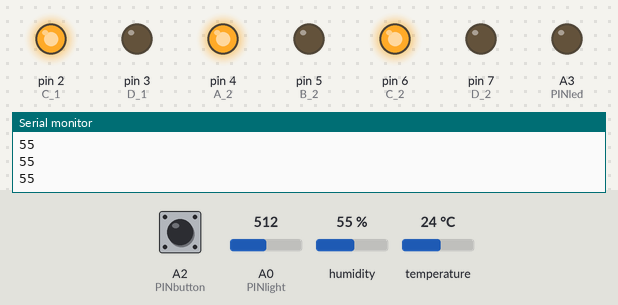
This sketch was run on a simulated Arduino Uno, built with avr-gcc and run on an emulated ATmega328P. Shown: output pins drawn as LEDs (lit = HIGH), the last lines printed to the serial monitor. Inputs (shaded band) come from the test bench; at power-on: A2 (PINbutton) LOW, temperature 24 °C, A0 (PINlight) = 512, humidity 55 %. Pins used as bus, display or sensor lines are not drawn.

Above: at 1.2 s.
1.3 s: A2 (PINbutton) pulled HIGH for 1 s
At 3.0 s:
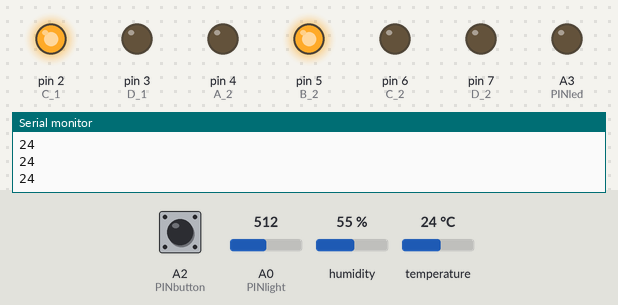
4.8 s: temperature set to 22 °C
At 7.0 s:
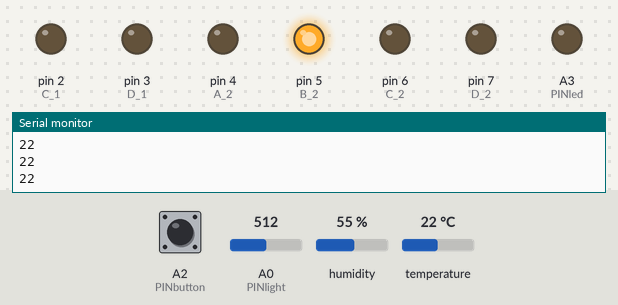
7.6 s: temperature set to 18 °C
At 8.6 s:
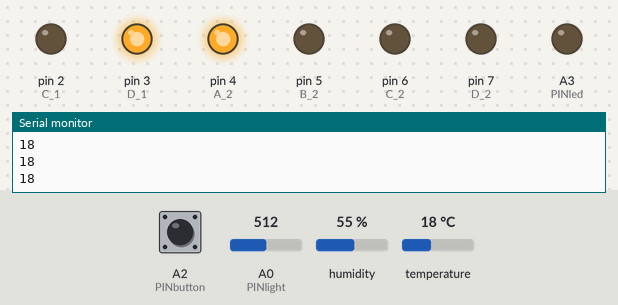
9.6 s: temperature set to 12 °C
At 11.3 s:
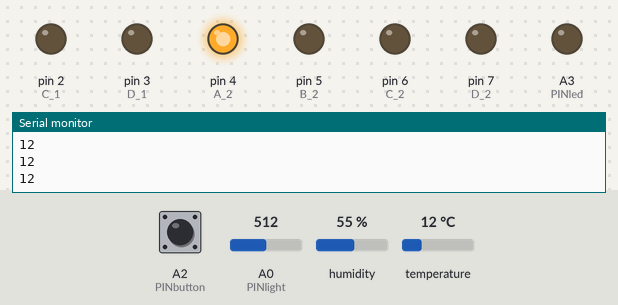
11.6 s: temperature set to 15 °C
At 12.8 s:
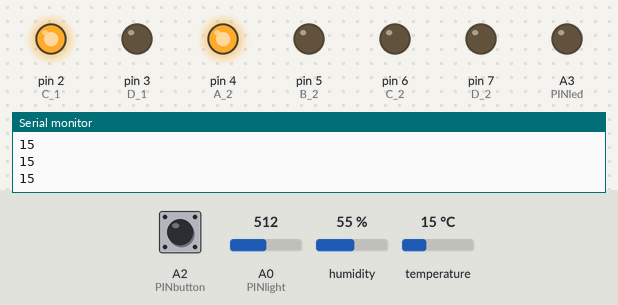
13.7 s: temperature set to 28 °C
At 15.5 s:
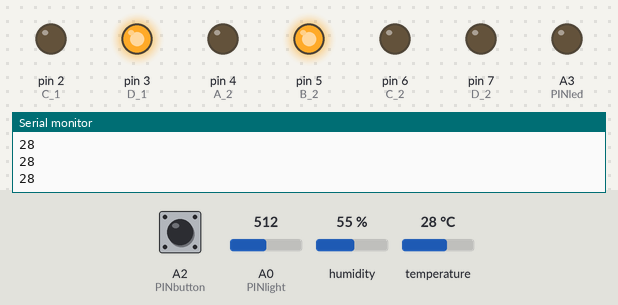
Timing chart, 0 to 16.7 s (numbered marks = the images above; inputs shaded):
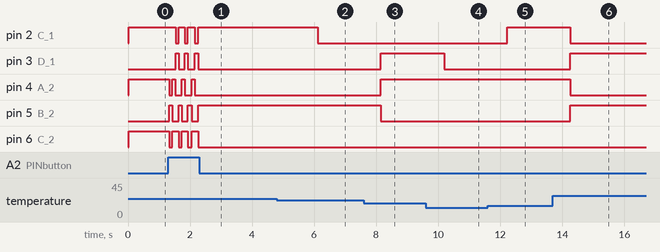

The sketch:

DHT-7S-FTR.ino
```cpp
#include <DHT.h>

#define PINlight A0
#define PINdht A1
#define PINbutton A2
#define PINled A3

#define A_1 0
#define B_1 1
#define C_1 2
#define D_1 3
#define A_2 4
#define B_2 5
#define C_2 6
#define D_2 7

#define DHTTYPE DHT11

DHT dht(PINdht, DHTTYPE);
int button=0;
int n=0;
int buttonState = 0;         // current state of the button
int lastButtonState = 0;     // previous state of the button

void setup() {
  pinMode(A_1, OUTPUT);
  pinMode(B_1, OUTPUT);
  pinMode(C_1, OUTPUT);
  pinMode(D_1, OUTPUT);
  pinMode(A_2, OUTPUT);
  pinMode(B_2, OUTPUT);
  pinMode(C_2, OUTPUT);
  pinMode(D_2, OUTPUT);
  pinMode(PINlight, INPUT);
  pinMode(PINbutton, INPUT);
  pinMode(PINled, OUTPUT);
  Serial.begin(1200);
  dht.begin();
}

void loop() {
  // read the pushbutton input pin:
  buttonState = digitalRead(PINbutton);

  // compare the buttonState to its previous state
  if (buttonState != lastButtonState) {
    // if the state has changed, increment the counter
    if (buttonState == HIGH) {
      // if the current state is HIGH then the button went from off to on:
      button++;
      if(button==3) button=0;
    }
  }
  // save the current state as the last state, for next time through the loop
  lastButtonState = buttonState;


  button+=digitalRead(PINbutton);
  if(button==3) button=0;

  int h = dht.readHumidity();

  int t = dht.readTemperature();

  int sensorValue = analogRead(PINlight);
  float l = (100-(sensorValue * 100.0) / 1023.0);

  switch(button){
    case 0:
    n=h;
    Serial.println(n);
    break;

    case 1:
    n=l;
    Serial.println(l);
    break;

    case 2:
    n=t;
    Serial.println(n);
    break;
  }

  if ((n >= 0 && n <= 9) || n % 10 == 0) {
    if (n % 10 == 0) {
      digitalWrite(A_1, LOW);
      digitalWrite(B_1, LOW);
      digitalWrite(C_1, LOW);
      digitalWrite(D_1, LOW);
    }
    if (n >= 0 && n <= 9) {
      digitalWrite(A_2, LOW);
      digitalWrite(B_2, LOW);
      digitalWrite(C_2, LOW);
      digitalWrite(D_2, LOW);
    }
  }
  if ((n >= 10 && n <= 19) || n % 10 == 1) {
    if (n % 10 == 1) {
      digitalWrite(A_1, HIGH);
      digitalWrite(B_1, LOW);
      digitalWrite(C_1, LOW);
      digitalWrite(D_1, LOW);
    }
    if (n >= 10 && n <= 19) {
      digitalWrite(A_2, HIGH);
      digitalWrite(B_2, LOW);
      digitalWrite(C_2, LOW);
      digitalWrite(D_2, LOW);
    }
  }
  if ((n >= 20 && n <= 29) || n % 10 == 2) {
    if (n % 10 == 2) {
      digitalWrite(A_1, LOW);
      digitalWrite(B_1, HIGH);
      digitalWrite(C_1, LOW);
      digitalWrite(D_1, LOW);
    }
    if (n >= 20 && n <= 29) {
      digitalWrite(A_2, LOW);
      digitalWrite(B_2, HIGH);
      digitalWrite(C_2, LOW);
      digitalWrite(D_2, LOW);
    }
  }
  if ((n >= 30 && n <= 39) || n % 10 == 3) {
    if (n % 10 == 3) {
      digitalWrite(A_1, HIGH);
      digitalWrite(B_1, HIGH);
      digitalWrite(C_1, LOW);
      digitalWrite(D_1, LOW);
    }
    if (n >= 30 && n <= 39) {
      digitalWrite(A_2, HIGH);
      digitalWrite(B_2, HIGH);
      digitalWrite(C_2, LOW);
      digitalWrite(D_2, LOW);
    }
  }
  if ((n >= 40 && n <= 49) || n % 10 == 4) {
    if (n % 10 == 4) {
      digitalWrite(A_1, LOW);
      digitalWrite(B_1, LOW);
      digitalWrite(C_1, HIGH);
      digitalWrite(D_1, LOW);
    }
    if (n >= 40 && n <= 49) {
      digitalWrite(A_2, LOW);
      digitalWrite(B_2, LOW);
      digitalWrite(C_2, HIGH);
      digitalWrite(D_2, LOW);
    }
  }
  if ((n >= 50 && n <= 59) || n % 10 == 5) {
    if (n % 10 == 5) {
      digitalWrite(A_1, HIGH);
      digitalWrite(B_1, LOW);
      digitalWrite(C_1, HIGH);
      digitalWrite(D_1, LOW);
    }
    if (n >= 50 && n <= 59) {
      digitalWrite(A_2, HIGH);
      digitalWrite(B_2, LOW);
      digitalWrite(C_2, HIGH);
      digitalWrite(D_2, LOW);
    }
  }
  if ((n >= 60 && n <= 69) || n % 10 == 6) {
    if (n % 10 == 6) {
      digitalWrite(A_1, LOW);
      digitalWrite(B_1, HIGH);
      digitalWrite(C_1, HIGH);
      digitalWrite(D_1, LOW);
    }
    if (n >= 60 && n <= 69) {
      digitalWrite(A_2, LOW);
      digitalWrite(B_2, HIGH);
      digitalWrite(C_2, HIGH);
      digitalWrite(D_2, LOW);
    }
  }
  if ((n >= 70 && n <= 79) || n % 10 == 7) {
    if (n % 10 == 7) {
      digitalWrite(A_1, HIGH);
      digitalWrite(B_1, HIGH);
      digitalWrite(C_1, HIGH);
      digitalWrite(D_1, LOW);
    }
    if (n >= 70 && n <= 79) {
      digitalWrite(A_2, HIGH);
      digitalWrite(B_2, HIGH);
      digitalWrite(C_2, HIGH);
      digitalWrite(D_2, LOW);
    }
  }
  if ((n >= 80 && n <= 89) || n % 10 == 8) {
    if (n % 10 == 8) {
      digitalWrite(A_1, LOW);
      digitalWrite(B_1, LOW);
      digitalWrite(C_1, LOW);
      digitalWrite(D_1, HIGH);
    }
    if (n >= 80 && n <= 89) {
      digitalWrite(A_2, LOW);
      digitalWrite(B_2, LOW);
      digitalWrite(C_2, LOW);
      digitalWrite(D_2, HIGH);
    }
  }
  if ((n >= 90 && n <= 99) || n % 10 == 9) {
    if (n % 10 == 9) {
      digitalWrite(A_1, HIGH);
      digitalWrite(B_1, LOW);
      digitalWrite(C_1, LOW);
      digitalWrite(D_1, HIGH);
    }
    if (n >= 90 && n <= 99) {
      digitalWrite(A_2, HIGH);
      digitalWrite(B_2, LOW);
      digitalWrite(C_2, LOW);
      digitalWrite(D_2, HIGH);
    }
  }
  delay(100);
}
```

Measured:
- the behaviour switches between 24 and 23 °C on temperature (found by bisection; images 1 and 2)
- the behaviour switches between 20 and 19 °C on temperature (found by bisection; images 2 and 3)
- the behaviour switches between 13 and 14 °C on temperature (found by bisection; images 4 and 5)
- after the input at 1.3 s, pin 2 (C_1): alternates HIGH for 0.21 s and LOW for 0.10 s, 6 changes in all, then stays HIGH, starting after 0.23 s; pin 3 (D_1): alternates HIGH for 0.10 s and LOW for 0.21 s, 6 changes in all, then stays LOW, starting after 0.23 s
- after the input at 4.8 s, pin 2 (C_1): HIGH → LOW after 1.3 s
- after the input at 7.6 s, pin 3 (D_1), pin 4 (A_2): LOW → HIGH after 0.56 s; pin 5 (B_2): HIGH → LOW after 0.56 s
- after the input at 9.6 s, pin 3 (D_1): HIGH → LOW after 0.59 s
- after the input at 11.6 s, pin 2 (C_1): LOW → HIGH after 0.62 s
- after the input at 13.7 s, pin 2 (C_1), pin 4 (A_2): HIGH → LOW after 0.55 s; pin 3 (D_1), pin 5 (B_2): LOW → HIGH after 0.55 s
